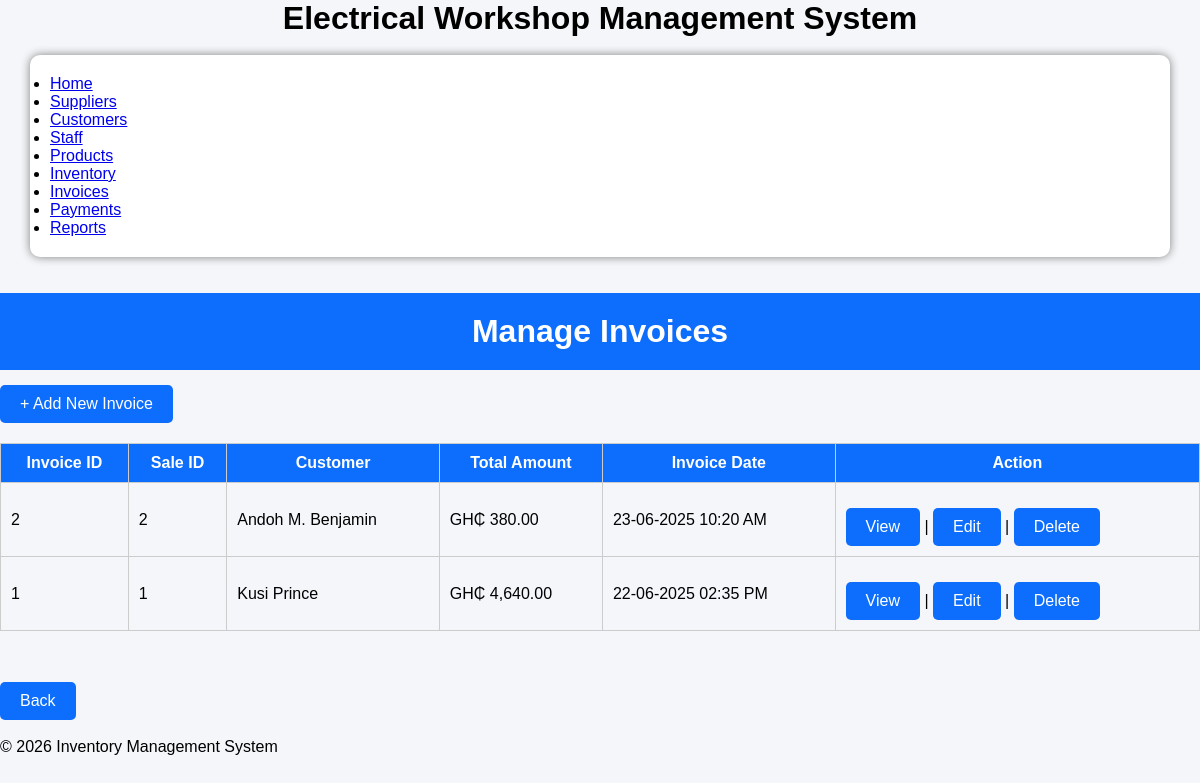
Page /invoice/index.php on the committed database.
### tables this page shows
CREATE TABLE invoice (
  `Invoice_ID` int NOT NULL AUTO_INCREMENT,
  `Sale_ID` int NOT NULL,
  `Total_Amount` decimal(10,2) NOT NULL,
  `Invoice_Date` datetime NOT NULL,
  PRIMARY KEY (`Invoice_ID`),
  UNIQUE KEY `Sale_ID` (`Sale_ID`),
  CONSTRAINT `invoice_ibfk_1` FOREIGN KEY (`Sale_ID`) REFERENCES `sale` (`Sale_ID`)
);

CREATE TABLE sale (
  `Sale_ID` int NOT NULL AUTO_INCREMENT,
  `Customer_ID` int NOT NULL,
  `Staff_ID` int NOT NULL,
  `Sale_Date` datetime NOT NULL,
  PRIMARY KEY (`Sale_ID`),
  KEY `Customer_ID` (`Customer_ID`),
  KEY `Staff_ID` (`Staff_ID`),
  CONSTRAINT `sale_ibfk_1` FOREIGN KEY (`Customer_ID`) REFERENCES `customer` (`Customer_ID`),
  CONSTRAINT `sale_ibfk_2` FOREIGN KEY (`Staff_ID`) REFERENCES `staff` (`Staff_ID`)
);

CREATE TABLE customer (
  `Customer_ID` int NOT NULL AUTO_INCREMENT,
  `Customer_Name` varchar(100) NOT NULL,
  `Phone` varchar(20) DEFAULT NULL,
  `Address` varchar(255) DEFAULT NULL,
  PRIMARY KEY (`Customer_ID`),
  UNIQUE KEY `Phone` (`Phone`)
);

### config/functions.php (called while the page is built, shortened)
<?php
function getName($conn, $table, $id_field, $name_field, $id){
    $sql = "SELECT $name_field FROM $table WHERE $id_field = $id LIMIT 1";
    $res = mysqli_query($conn, $sql);
    if($res && mysqli_num_rows($res) > 0){
        $row = mysqli_fetch_assoc($res);
        return $row[$name_field];
    }
    return 'N/A';
}
function formatDate($date){
    return date("d-m-Y h:i A", strtotime($date));
}
?>

### invoice/index.php (the view, shortened to what this page needs)
<?php
include '../config/database.php';
include '../config/functions.php';
include '../includes/header.php';
$sql = "SELECT * FROM `Invoice` ORDER BY `Invoice_ID` DESC";
$result = mysqli_query($conn, $sql);
?>
<head>
<link rel="stylesheet" href="../css/style.css">
</head>
<body>
     <br><br>
    <h1 class="header">Manage Invoices</h1>
<a href="add_invoice.php" class="btn">+ Add New Invoice</a>
<table>
    <tr>
        <th>Invoice ID</th>
        <th>Sale ID</th>
        <th>Customer</th>
        <th>Total Amount</th>
        <th>Invoice Date</th>
        <th>Action</th>
    </tr>
    <?php while($row = mysqli_fetch_assoc($result)) {
        $sale_id = $row['Sale_ID'];
        $sale = mysqli_fetch_assoc(mysqli_query($conn, "SELECT Customer_ID FROM Sale WHERE Sale_ID='$sale_id'"));
    ?>
    <tr>
        <td><?php echo $row['Invoice_ID']; ?></td>
        <td><?php echo $row['Sale_ID']; ?></td>
        <td><?php echo getName($conn, 'Customer', 'Customer_ID', 'Customer_Name', $sale['Customer_ID']); ?></td>
        <td>GH₵ <?php echo number_format($row['Total_Amount'], 2); ?></td>
        <td><?php echo formatDate($row['Invoice_Date']); ?></td>
        <td>
            <a href="view_invoice.php?invoice_id=<?php echo $row['Invoice_ID']; ?>" class="btn">View</a> |
            <a href="edit_invoice.php?id=<?php echo $row['Invoice_ID']; ?>" class="btn">Edit</a> |
            <a href="delete_invoice.php?invoice_id=<?php echo $row['Invoice_ID']; ?>" onclick="return confirm('Delete this invoice?')" class="btn">Delete</a>
        </td>
    </tr>
    <?php } ?>
</table>
<br><br>
<a href="../index.php" class="btn">Back</a><br><br>
<?php include '../includes/footer.php'; ?>
</body>
</html>

### includes/header.php (shortened to what this page needs)
<!DOCTYPE html>
<html lang="en">
<head>
    <link rel="stylesheet" href="../css/style.css">
</head>
<body>
    <header>
<h1 style="text-align: center;">Electrical Workshop Management System</h1>
 <br>
<nav>
<ul class="container">
<li><a href="/electrical_workshop/index.php">Home</a></li>
<li><a href="/electrical_workshop/supplier/view_supplier.php">Suppliers</a></li>
<li><a href="/electrical_workshop/customer/view_customer.php">Customers</a></li>
<li><a href="/electrical_workshop/staff/view_staff.php">Staff</a></li>
<li><a href="/electrical_workshop/product/view_product.php">Products</a></li>
<li><a href="/electrical_workshop/inventory/view_inventory.php">Inventory</a></li>
<li><a href="/electrical_workshop/invoice/view_invoice.php">Invoices</a></li>
<li><a href="/electrical_workshop/payment/view_payment.php">Payments</a></li>
<li><a href="/electrical_workshop/reports/index.php">Reports</a></li>
</ul>
</nav>
</header>
</body>
</html>

### includes/footer.php (shortened to what this page needs)
<!DOCTYPE html>
<html lang="en">
<head>
    <link rel="stylesheet"href="css/style.css">
</head>
<body>
    <footer>
<p>
&copy; 2026 Inventory Management System
</p>
</footer>
</body>
</html>
</body>
</html>

### css/style.css (style rules this page uses)
Body { Font-family: Arial; Background:#f4f4f4; }
.container { Width:70%; Margin:auto; Background:#fff; Padding:20px; Margin-top:40px; Border-radius:10px; Box-shadow:0 0 10px gray; }
Button,.btn { Background:#003366; Color:white; Padding:10px 20px; Border:none; Text-decoration:none; Display:inline-block; Margin-top:15px; Cursor:pointer; }
Table { Width:100%; Border-collapse:collapse; Margin-top:20px; }
Table,th,td { Border:1px solid #ccc; }
Th { Background:#003366; Color:white; Padding:10px; }
Td { Padding:10px; }
* { margin:0; padding:0; box-sizing:border-box; font-family:Arial, Helvetica, sans-serif; }
body { background:#f4f6f9; }
.container { width:95%; margin:auto; }
.header { background:#0d6efd; color:white; padding:20px; text-align:center; }
.btn { display:inline-block; background:#0d6efd; color:white; padding:10px 20px; text-decoration:none; border-radius:5px; }
table { width:100%; border-collapse:collapse; margin-top:20px; }
table th { background:#0d6efd; color:white; padding:10px; }
table td { padding:10px; border:1px solid #ccc; }

### rows in the picture
invoice: Invoice_ID "2", Sale_ID "2", Sale_ID.Customer_Name "Andoh M. Benjamin", Total_Amount "380.00", Invoice_Date "23-06-2025 10:20 AM"
invoice: Invoice_ID "1", Sale_ID "1", Sale_ID.Customer_Name "Kusi Prince", Total_Amount "4,640.00", Invoice_Date "22-06-2025 02:35 PM"
